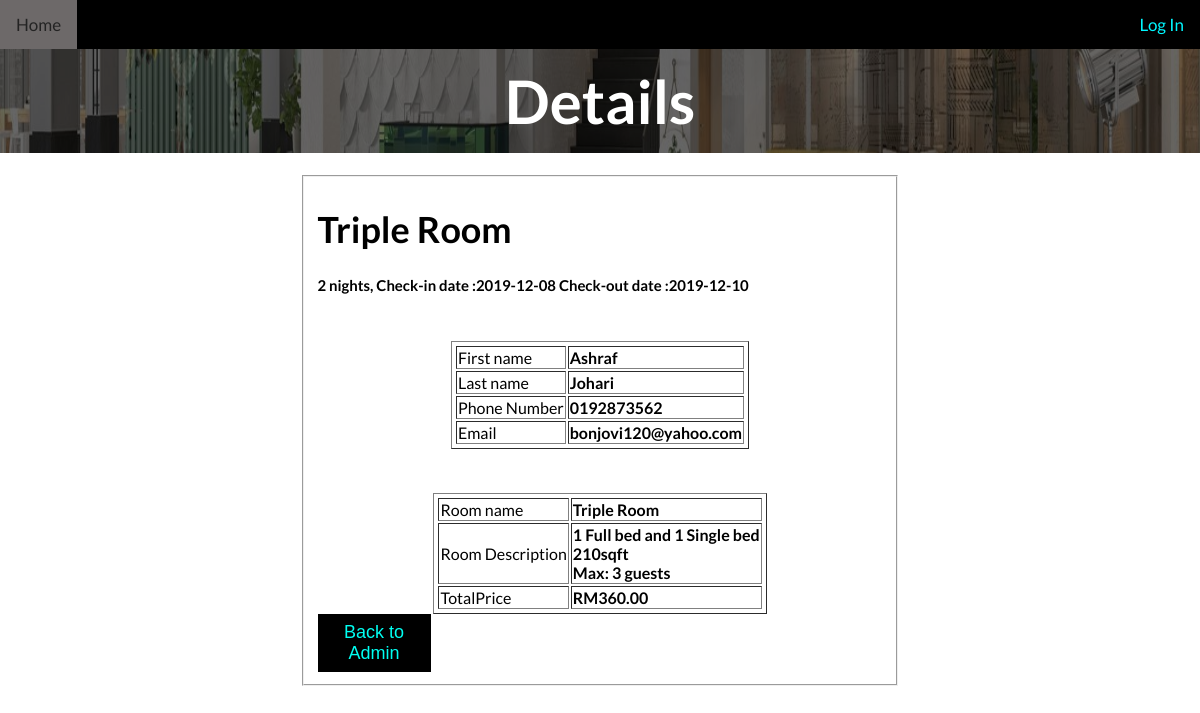
The app's page /adminUserRoomDetail.php?id=55 with its own data.
### tables this page shows
CREATE TABLE `booking` (
  `bookingID` int(11) NOT NULL,
  `userID` varchar(11) NOT NULL,
  `checkIn` date NOT NULL,
  `checkOut` date NOT NULL,
  `hari` int(5) NOT NULL,
  `roomName` varchar(50) NOT NULL,
  `roomDesc` varchar(255) NOT NULL,
  `roomID` int(11) NOT NULL,
  `totalPrice` decimal(10,2) NOT NULL
);

CREATE TABLE `user` (
  `userID` int(11) NOT NULL,
  `fName` varchar(50) NOT NULL,
  `lName` varchar(50) NOT NULL,
  `phone` varchar(50) NOT NULL,
  `username` varchar(50) NOT NULL,
  `password` varchar(50) NOT NULL,
  `gender` varchar(50) NOT NULL,
  `email` varchar(50) NOT NULL
);

### adminUserRoomDetail.php (the view, shortened to what this page needs)
<?php
    include "db_connect.php";
        if(isset($_GET['id'])){
            $id = $_GET['id'];
            $sql2 = "SELECT * FROM user JOIN booking ON user.userID=booking.userID where bookingID='$id'";
            $result2 = mysqli_query($connect,$sql2);
            $row2 = mysqli_fetch_array($result2);
?>
<html lang="en">
<head>
    <link rel="stylesheet" href="Adminstyle.css">
    <link rel="stylesheet" href="https://cdnjs.cloudflare.com/ajax/libs/font-awesome/4.7.0/css/font-awesome.min.css">
</head>
<body>
<ul class="ulNav">
    <li class="liNav"><a class="active" href="adminHome.php">Home</a></li>
    <?php
        if(isset($_SESSION['uname'])):?>
        <li style="float:right"> <a href="adminlogout.php">Logout</a></li>
        <?php
        else:?>
        <li style="float:right"><a class="active" href="login.php">Log In</a></li>
        <?php
        endif;
        ?>
</ul>
<div class="containerText">
    <img src="pics/roomHeader.jpg" alt="Hotel Homepage" style="width: 100%; height : 13%; filter: brightness(40%);">
    <div class="centeredText">
        <h1 style="font-size:60px">Details</h1>
    </div>
</div>
<br>
<div class="container-fluid">
    <div class="row">
        <div class="col-side">&nbsp;</div>
        <div class="col-center">
            <fieldset>
                <h1><?php echo $row2['roomName']; ?></h1>
                <h5><?php echo $row2['hari']; ?> nights, Check-in date :<?php echo $row2['checkIn']; ?> Check-out date :<?php echo $row2['checkOut']; ?></h5>
                <br>
                <center>
                <table border="1" style="padding: 2px;">
                    <tr>
                        <td>First name</td>
                        <td><b><?php echo $row2['fName'] ?></b></td>
                    </tr>
                    <tr>
                        <td>Last name</td>
                        <td><b><?php echo $row2['lName'] ?></b></td>
                    </tr>
                    <tr>
                        <td>Phone Number</td>
                        <td><b><?php echo $row2['phone'] ?></b></td>
                    </tr>
                    <tr>
                        <td>Email</td>
                        <td><b><?php echo $row2['email'] ?></b></td>
                    </tr>
                </table>
                </center>
                <br><br>
                <center>
                <table border="1" style="padding: 2px;">
                    <tr>
                        <td>Room name</td>
                        <td><b><?php echo $row2['roomName'] ?></b></td>
                    </tr>
                    <tr>
                        <td>Room Description</td>
                        <td><b><?php echo $row2['roomDesc'] ?></b></td>
                    </tr>
                    <tr>
                        <td>TotalPrice</td>
                        <td><b>RM<?php echo $row2['totalPrice'] ?></b></td>
                    </tr>
                </table>
                </center>
                <a href="adminHome.php"><button class="buttonBooking">Back to Admin</button></a>
            </fieldset>
        </div>
        <div class="col-side">&nbsp;</div>
    </div>
</div>
</body>
</html>
<?php
    exit();
    }else
        echo"salah masuk";
?>

### Adminstyle.css (style rules this page uses)
* { box-sizing: border-box; }
body { font-family: 'Lato'; font-size: 18px; margin: 0; height: 100%; }
.containerText { position: relative; text-align: center; color: rgb(255, 255, 255); }
.centeredText { position: absolute; top: 50%; left: 50%; transform: translate(-50%, -50%); }
.ulNav { list-style-type: none; margin: 0; padding: 0; overflow: hidden; background-color: rgb(0, 0, 0); position: inherit; }
.liNav { float: left; }
li a { display: block; color: rgb(0, 247, 255); text-align: center; padding: 14px 16px; text-decoration: none; font-size: 17px; }
.buttonBooking { border: none; outline: 0; display: inline-block; padding: 8px; color:rgb(0, 255, 242); background-color: rgb(0, 0, 0); text-align: center; cursor: pointer; width: 20%; font-size: 18px; }
.container-fluid { padding-right: 15px; padding-left: 15px; margin-right: auto; margin-left: auto; }
.row { margin-right: -15px; margin-left: -15px; }
.row::after { content: ""; clear: both; display: table; }
@media (min-width: 768px) { .col-side { float: left; width: 25%; } }
@media (min-width: 768px) { .col-center { float: left; width: 50%; } }

### records on screen
booking: roomName "Triple Room", hari "2", checkIn "2019-12-08", checkOut "2019-12-10", userID.fName "Ashraf", userID.lName "Johari", userID.phone "0192873562", userID.email "bonjovi120@yahoo.com", roomDesc "1 Full bed and 1 Single bed 210sqft Max: 3 guests", totalPrice "360.00"
